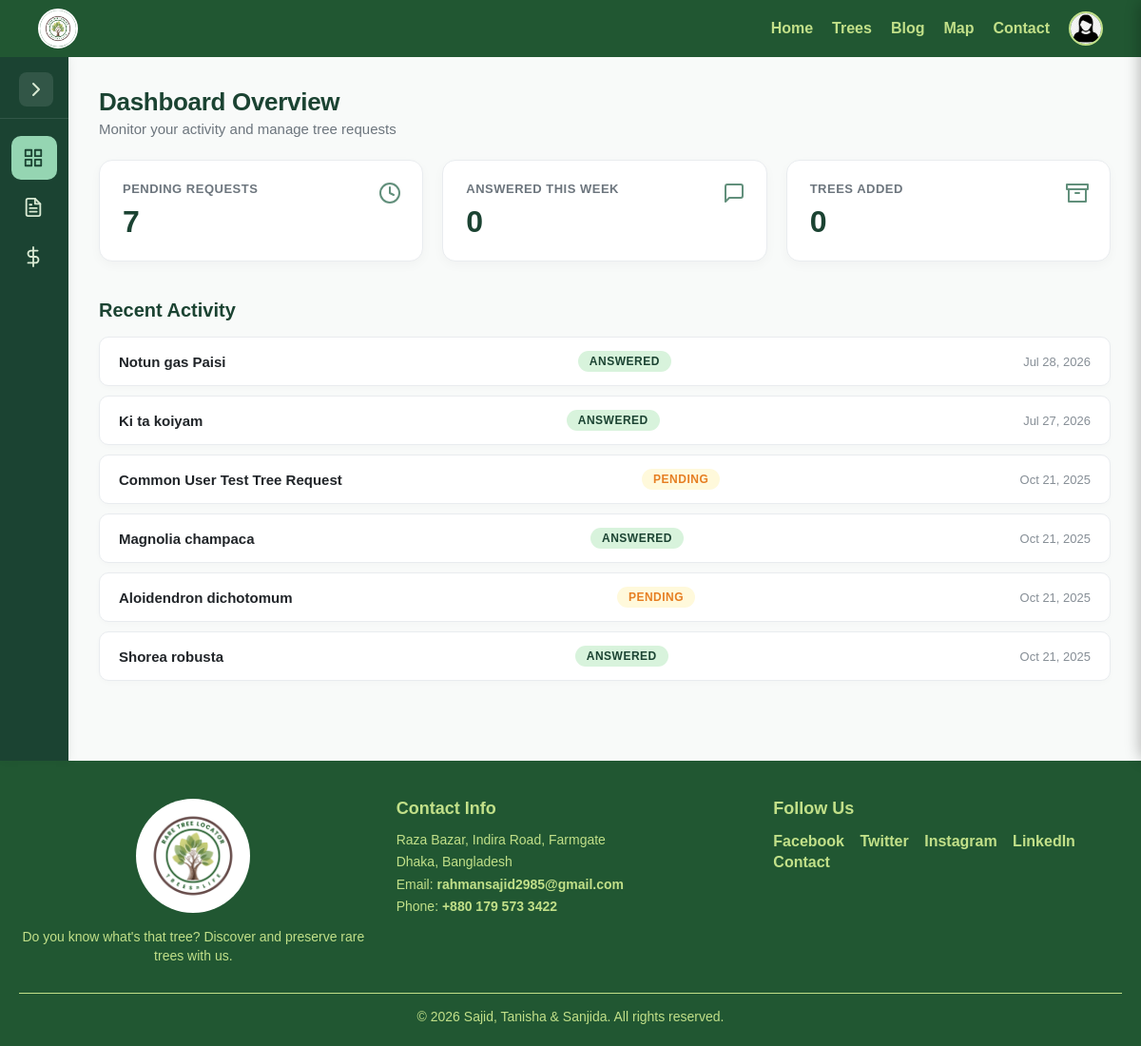
The page /dashboard/ (signed in) on the database its author committed.
### MyApp/models.py (models this page shows, shortened)
class User(AbstractUser):
    USER_TYPES = [
        ('common', 'Common User'),
        ('contributor', 'Contributor'),
    ]
    user_type = models.CharField(max_length=20, choices=USER_TYPES, default='common')
    profession = models.CharField(max_length=100, blank=True, null=True)
    @property
    def unread_notifications_count(self):
        return self.notifications.filter(is_read=False).count()

class Profile(models.Model):
    user = models.OneToOneField(User, on_delete=models.CASCADE)
    profile_pic = models.ImageField(
    upload_to="profile_pics/",
    default="profile_pics/default_profile.png"
)
    profession = models.CharField(max_length=100, blank=True, null=True)
    bio = models.TextField(blank=True, null=True)
    phone = models.CharField(max_length=30, blank=True, null=True)
    linkedin = models.URLField(blank=True, null=True)
    instagram = models.CharField(max_length=100, blank=True, null=True)
    twitter = models.CharField(max_length=100, blank=True, null=True)
    personal_website = models.URLField(blank=True, null=True)
    joined_date = models.DateTimeField(default=timezone.now)  # no auto_now_add for now

### TreeApp/models.py (models this page shows, shortened)
class TreeRequest(models.Model):
    STATUS_CHOICES = [
        ("pending", "Pending"),
        ("answered", "Answered"),
    ]
    requester = models.ForeignKey(settings.AUTH_USER_MODEL, on_delete=models.CASCADE, related_name="tree_requests")
    title = models.CharField(max_length=255)
    description = models.TextField()
    location = models.CharField(max_length=255, blank=True, null=True)
    image = models.ImageField(upload_to="request_images/", blank=True, null=True)
    created_at = models.DateTimeField(default=timezone.now)
    status = models.CharField(max_length=20, choices=STATUS_CHOICES, default="pending")

### TreeApp/views.py (the view)
# urls.py: path("dashboard/", treeapp_views.dashboard, name="dashboard"),
@login_required
def dashboard(request):
    pending_count = TreeRequest.objects.filter(status='pending').count()
    answered_week_count = TreeRequest.objects.filter(
        status='answered',
        created_at__gte=timezone.now() - timezone.timedelta(days=7)
    ).count()
    trees_added_count = 0
    total_contributions = 0
    recent_activity = TreeRequest.objects.order_by('-created_at')[:6]
    context = {
        'pending_count': pending_count,
        'answered_week_count': answered_week_count,
        'trees_added': trees_added_count,
        'total_contrib': total_contributions,
        'recent_activity': recent_activity,
    }
    return render(request, 'Dashboard/dashboard.html', context)

### templates/Dashboard/dashboard.html (shortened to what this page needs)
{% extends 'Dashboard/dashboard_base.html' %}
{% block content %}
<section class="overview">
    <h1>Dashboard Overview</h1>
    <p>Monitor your activity and manage tree requests</p>
</section>
<section class="summary-cards">
    <div class="card">
        <h3>Pending Requests</h3>
        <div class="count">{{ pending_count }}</div>
        <i data-feather="clock" class="icon"></i>
    </div>
    <div class="card">
        <h3>Answered This Week</h3>
        <div class="count">{{ answered_week_count }}</div>
        <i data-feather="message-square" class="icon"></i>
    </div>
    <div class="card">
        <h3>Trees Added</h3>
        <div class="count">{{ trees_added }}</div>
        <i data-feather="archive" class="icon"></i>
    </div>
</section>
<section class="recent-activity">
    <h2>Recent Activity</h2>
    {% if recent_activity %}
    <ul>
        {% for act in recent_activity %}
        <li>
            <strong>{{ act.title }}</strong>
            <span class="status-badge {{ act.status|slugify }}">{{ act.status }}</span>
            <span class="date">{{ act.created_at|date:"M d, Y" }}</span>
        </li>
        {% endfor %}
    </ul>
    {% else %}
    <p>No recent activity</p>
    {% endif %}
</section>
{% endblock %}

### templates/Common/header.html (shortened to what this page needs)
{% load static %}
<link rel="stylesheet" href="{% static 'CSS/common/header.css' %}">
<header>
    <div class="logo">
        <a href="{% url 'HomePage' %}">
            <img src="{% static 'images/logo.png' %}" alt="Logo">
        </a>
    </div>
    <nav>
        <ul class="nav-links">
            <li>
                <a href="{% url 'HomePage' %}"
                    class="{% if request.resolver_match.url_name == 'HomePage' %}active{% endif %}">
                    Home
                </a>
            </li>
            <li>
                <a href="{% url 'TreeProfiles' %}"
                    class="{% if request.resolver_match.url_name == 'TreeProfiles' or request.resolver_match.url_name == 'create_tree' or request.resolver_match.url_name == 'my_trees' %}active{% endif %}">
                    Trees
                </a>
            </li>
            <li>
                <a href="{% url 'blog_list' %}"
                    class="{% if request.resolver_match.url_name == 'blog_list' or request.resolver_match.url_name == 'add_blog' or request.resolver_match.url_name == 'my_posts' %}active{% endif %}">
                    Blog
                </a>
            </li>
            <li>
                <a href="{% url 'map_page' %}"
                    class="{% if request.resolver_match.url_name == 'map_page' %}active{% endif %}">
                    Map
                </a>
            </li>
            <li>
                <a href="{% url 'contact' %}"
                    class="{% if request.resolver_match.url_name == 'contact' %}active{% endif %}">
                    Contact
                </a>
            </li>
            {% if user.is_authenticated %}
            <li class="profile-menu">
                <div class="notif-wrapper">
                    <img src="{% if user.profile.profile_pic %}{{ user.profile.profile_pic.url }}{% else %}{% static 'images/default_profile.png' %}{% endif %}"
                        alt="Profile" class="profile-pic" id="profile-icon">
                </div>
            </li>
            {% else %}
            <li><a href="{% url 'login' %}">Log In</a></li>
            {% endif %}
        </ul>
    </nav>
</header>

### static/CSS/Request/dashboard.css (style rules this page uses)
body { margin: 0; padding: 0; background: #f8faf9; background-attachment: fixed; font-family: "Poppins", system-ui, -apple-system, sans-serif; color: #212529; min-height: 100vh; }
.dashboard-content h1 { font-size: 26px; font-weight: 700; color: #1b4332; margin: 0 0 4px 0; letter-spacing: -0.3px; }
.dashboard-content p { color: #6c757d; font-size: 15px; margin: 0 0 1rem 0; }
.summary-cards { display: grid; grid-template-columns: repeat(auto-fit, minmax(240px, 1fr)); gap: 20px; margin: 1.5rem 0 2.5rem; }
.summary-cards a, .summary-cards a:hover, .summary-cards a:visited, .summary-cards .card { text-decoration: none !important; }
.summary-cards .card { background: #ffffff; border-radius: 14px; padding: 22px 24px; border: 1px solid #e9ecef; box-shadow: 0 4px 12px rgba(0, 0, 0, 0.03); position: relative; display: block; transition: transform 0.2s ease, box-shadow 0.2s ease, border-color 0.2s ease; }
.summary-cards h3, .summary-cards h4 { font-size: 13px; font-weight: 600; color: #6c757d; text-transform: uppercase; letter-spacing: 0.5px; margin: 0 0 8px 0; padding: 0; border: none !important; }
.summary-cards .count { font-size: 32px; font-weight: 700; color: #1b4332; line-height: 1.2; margin: 0; text-decoration: none !important; }
.summary-cards .icon { position: absolute; top: 22px; right: 22px; color: #2d6a4f; opacity: 0.75; width: 24px; height: 24px; font-size: 20px; }
.summary-cards .card svg { width: 24px; height: 24px; stroke: #2d6a4f; }
.recent-activity { margin-top: 30px; }
.recent-activity h2, .recent-activity h3 { font-size: 20px; color: #1b4332; margin-bottom: 16px; }
.recent-activity ul { list-style: none; padding: 0; margin: 0; }
.recent-activity li { background: #ffffff; margin-bottom: 10px; padding: 14px 20px; border-radius: 10px; border: 1px solid #e9ecef; box-shadow: 0 2px 6px rgba(0, 0, 0, 0.02); display: flex; justify-content: space-between; align-items: center; transition: border-color 0.2s ease; }
.recent-activity li span:first-child, .recent-activity li strong { font-weight: 600; color: #212529; font-size: 15px; }
.recent-activity .status-badge, .recent-activity .status { display: inline-block; padding: 4px 12px; border-radius: 20px; font-size: 12px; font-weight: 600; text-transform: uppercase; letter-spacing: 0.5px; }
.recent-activity .status-badge.pending, .recent-activity .status.pending { background: #fff9db; color: #e67e22; }
.recent-activity .status-badge.answered, .recent-activity .status.answered { background: #d8f3dc; color: #1b4332; }
.recent-activity .date, .recent-activity li span:last-child { color: #868e96; font-size: 13px; font-weight: 500; }

### static/CSS/common/header.css (style rules this page uses)
* { margin: 0; padding: 0; box-sizing: border-box; }
body { font-family: Arial, sans-serif; min-height: 100vh; margin: 0; padding: 0; display: flex; flex-direction: column; }
header, .site-header { display: flex; justify-content: space-between; align-items: center; padding: 8px 40px; min-height: 60px; background-color: #215732; position: fixed; top: 0; left: 0; width: 100%; z-index: 1000; overflow: visible !important; transition: top 0.3s ease-in-out, box-shadow 0.3s ease-in-out, transform 0.3s ease-in-out; }
.logo { display: flex; align-items: center; gap: 10px; }
.logo img { width: 42px; height: 42px; border-radius: 50%; object-fit: cover; border: 2px solid #ffffff; display: block; }
nav { overflow: visible !important; }
.nav-links { list-style: none; display: flex; align-items: center; gap: 20px; margin: 0; padding: 0; overflow: visible !important; }
.nav-links li { position: relative; display: flex; align-items: center; }
.nav-links li a { text-decoration: none; color: #c2e089; font-weight: bold; display: flex; align-items: center; transition: color 0.3s ease-in-out; line-height: 1; }
.profile-menu { display: flex; align-items: center; }
.notif-wrapper { position: relative; display: flex; align-items: center; cursor: pointer; }
.profile-pic { width: 36px; height: 36px; border-radius: 50%; object-fit: cover; border: 2px solid #c2e089; cursor: pointer; display: block; }

### rows shown on the page
User: profile_pic (placeholder picture)
TreeRequest: title "Notun gas Paisi", status "ANSWERED", created_at "Jul 28, 2026"
TreeRequest: title "Ki ta koiyam", status "ANSWERED", created_at "Jul 27, 2026"
TreeRequest: title "Common User Test Tree Request", status "PENDING", created_at "Oct 21, 2025"
TreeRequest: title "Magnolia champaca", status "ANSWERED", created_at "Oct 21, 2025"
TreeRequest: title "Aloidendron dichotomum", status "PENDING", created_at "Oct 21, 2025"
TreeRequest: title "Shorea robusta", status "ANSWERED", created_at "Oct 21, 2025"

### other values the page prints
{{ pending_count }} "7"
{{ answered_week_count }} "0"
{{ trees_added }} "0"
